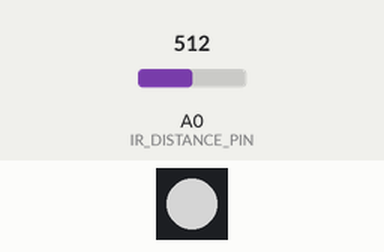
The sketch below on a simulated Arduino Uno, built with avr-gcc and run on an emulated ATmega328P. Shown: 1 RGB LEDs in strip order, left to right. Inputs (shaded band) come from the test bench; at power-on: A0 (IR_DISTANCE_PIN) = 512. Dim RGB values are drawn brighter than linear; what the sketch prints to the serial monitor is not drawn.

Above: at 1.2 s.
1.3 s: A0 (IR_DISTANCE_PIN) set to 716
At 2.3 s:
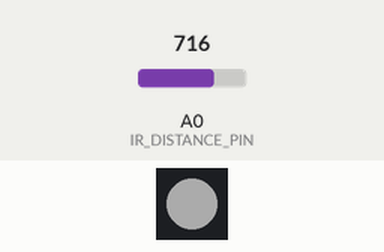
2.8 s: A0 (IR_DISTANCE_PIN) set to 306
At 3.7 s:
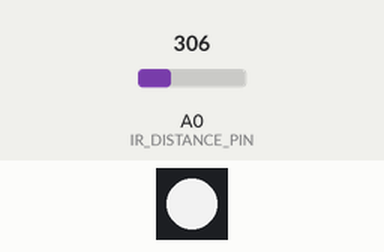
4.3 s: A0 (IR_DISTANCE_PIN) set to 829
At 5.1 s:
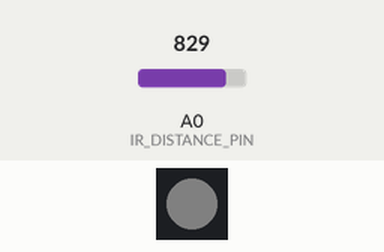
5.8 s: A0 (IR_DISTANCE_PIN) set to 850
At 6.5 s:
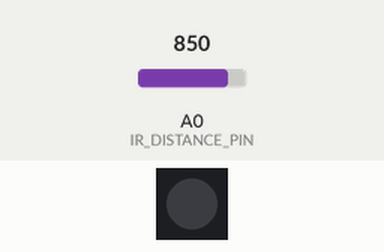
7.3 s: A0 (IR_DISTANCE_PIN) set to 511
At 7.9 s:
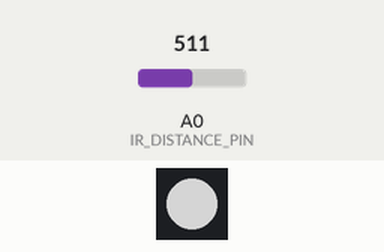
Timing chart, 0 to 9.8 s (numbered marks = the images above; inputs shaded):
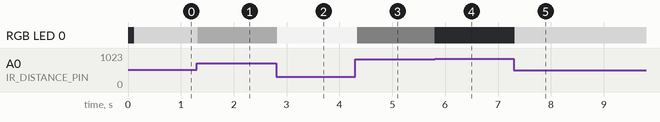

The sketch:

UDOOGrove02bis_rgbLedAndDistance.ino
```cpp
/*
 *
 * Need to install this library:
 * https://github.com/pjpmarques/ChainableLED
 *
 */
#include <ChainableLED.h>

#define IR_DISTANCE_PIN  A0
#define DIST_IN_TH       100
#define CYCLES_TH        4
#define IR_CLOSEST_VALUE 775
#define IR_FAREST_VALUE  200

#define LED_PIN            7
#define NUM_LEDS           1

ChainableLED leds(LED_PIN, LED_PIN+1, NUM_LEDS);


// IR Distance variables
int cyclesUnderTh  = 0;
int lightIntensity = 255;


void setup() {
  Serial.begin(9600);
  Serial.println("UDOO Grove Happy Lamp! Step O2-bis: Distance and RGB LED");

  leds.init();
}


void loop() {

  bool isIntensityChanged = controlDistance(IR_DISTANCE_PIN, &lightIntensity);

  if(lightIntensity < 0) lightIntensity = 0;

  if(isIntensityChanged)
    leds.setColorRGB(0, lightIntensity, lightIntensity, lightIntensity);

  delay(30);

}


// IR distance methods
int controlDistance(int pin, int* intensity){
  int irDistance = getIrDistance(pin);
  int a = 0;

  if(irDistance < DIST_IN_TH)
    cyclesUnderTh++;
  else
    cyclesUnderTh = 0;

  if(cyclesUnderTh > CYCLES_TH){
    *intensity = map(irDistance, 0, 100, 0 , 255);
    return 1;
  }
  return 0;
}

int getIrDistance(int pin){
  int a = analogRead(pin);
  return map(a, IR_CLOSEST_VALUE, IR_FAREST_VALUE, 10, 100);
  }
```

Measured:
- the behaviour switches between 838 and 839 on A0 (IR_DISTANCE_PIN) (found by bisection; images 3 and 4)
- after the input at 1.3 s, RGB LED 0: RGB(130, 130, 130) → RGB(48, 48, 48) at once
- after the input at 2.8 s, RGB LED 0: RGB(48, 48, 48) → RGB(211, 211, 211) at once
- after the input at 4.3 s, RGB LED 0: RGB(211, 211, 211) → RGB(5, 5, 5) at once
- after the input at 5.8 s, RGB LED 0: RGB(5, 5, 5) → off at once
- after the input at 7.3 s, RGB LED 0: off → RGB(130, 130, 130) at once
